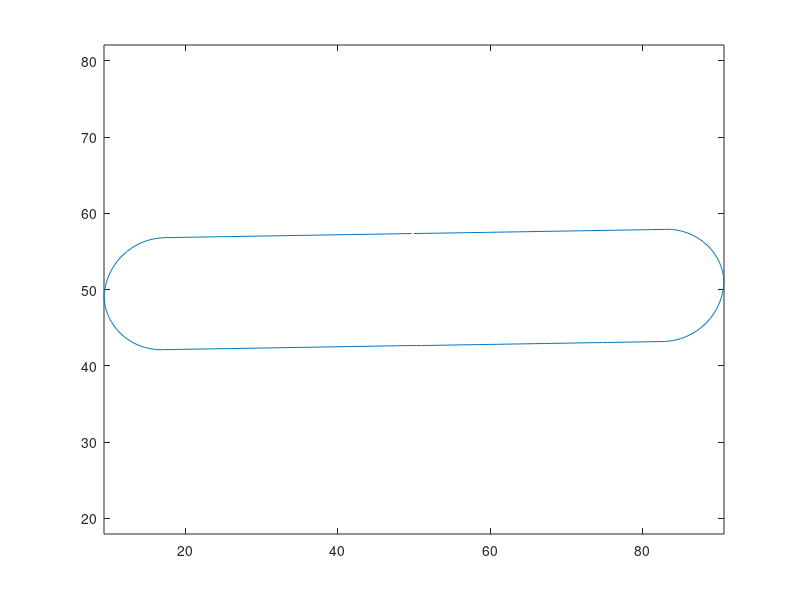

Here is the MATLAB script that generated this plot:
%okrąg
r = 35;
n = 250;
a = r * cos([0:pi/n:2*pi]')+ 50;
b = r * sin([0:pi/n:2*pi]')+ 50;
% [a,b]

%IndianaPolis
a = 94 / 2;
b = 5 * a / 16;
r = 2 * b/4;
a = a - 2 * r;
b = b - 2 * r;
% d = 10;
%n = 
dt = 2/3;
rdt = -pi/80;
s = 1;

X = [0:dt:a];
Y = [(b + r) * ones(1,length(0:dt:a))];

alpha = 0;
X = [X, a + r * sin(alpha:-rdt:(alpha+pi/2))];
Y = [Y, b + r * cos(alpha:-rdt:(alpha+pi/2))];

% size(X)
% size(Y)
X = [X, (a + r) * ones(1,length(b:-dt:-b)) ];
Y = [Y, b:-dt:-b];
% size(X)
% size(Y)
alpha = alpha + pi /2;
X = [X, a + r * sin(alpha:-rdt:(alpha+pi/2))];
Y = [Y, -b + r * cos(alpha:-rdt:(alpha+pi/2))];
% size(X)
% size(Y)

X = [X, a:-dt:-a];
Y = [Y, -(b + r) * ones(1, length(a:-dt:-a))];
% size(X)
% size(Y)

alpha = alpha + pi /2;
X = [X, -a + r * sin(alpha:-rdt:(alpha+pi/2))];
Y = [Y, -b + r * cos(alpha:-rdt:(alpha+pi/2))];
% size(X)
% size(Y)

X = [X, -(a + r) * ones(1, length(-b:dt:b)) ];
Y = [Y, -b:dt:b];
% size(X)
% size(Y)

alpha = alpha + pi /2;
X = [X, -a + r * sin(alpha:-rdt:(alpha+pi/2))];
Y = [Y, b + r * cos(alpha:-rdt:(alpha+pi/2))];
% size(X)
% size(Y)

X = [X, -a:dt:0];
Y = [Y, (b + r) * ones(1, length(-a:dt:0))];
% size(X)
% size(Y)

% 50 + [X', Y']
N = length(X);
T = [linspace(0,s,N/4) linspace(s,0,N/4) 0  linspace(0,-s,N/4) linspace(-s,0,N/4)] ;

X = (X + T + 50)';
Y = (Y + T + 50)';
plot(X,Y);
axis("equal");
input("");
[X, Y]
